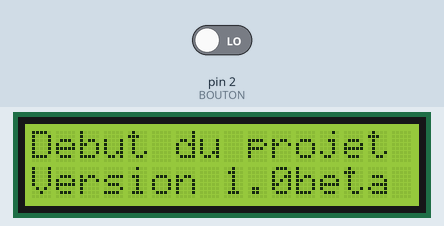
The program below on a simulated Arduino Uno, built with avr-gcc and run on an emulated ATmega328P. Parts: 16×2 character LCD. The test bench sets the inputs (shaded band); at power-on: pin 2 (BOUTON) LOW.

Above: at 0.1 s.
At 3.2 s:
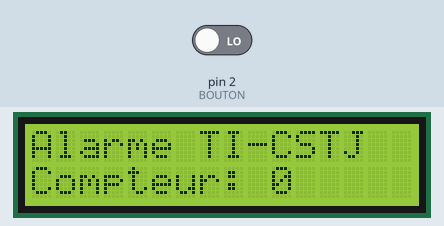

The program:

main.cpp
```cpp
#include <Arduino.h>
#define WOKWI

/*****************************************/
#define   BOUTON                2
#define   BOUTON_DELAI_REBOND   5
#define   DELAI_MSG_DEBUT       3000
#define   LCD_DELAI             50
#define   LCD_NB_LIGNE          2
#define   LCD_NB_COLONNE        16
#define   LCD_LIGNE2            1
#define   LCD_PREMIERE_COLONNE  0
#define   LCD_POSITION_COMPTEUR 10
#define   LCD_ADRESSE_I2C       0x27
/*****************************************/

#ifdef WOKWI
#include <LiquidCrystal_I2C.h>
  LiquidCrystal_I2C ecranLCD(LCD_ADRESSE_I2C,LCD_NB_COLONNE,LCD_NB_LIGNE);
#else
#include "rgb_lcd.h"
  rgb_lcd ecranLCD;
#endif


void setup() {
  pinMode(BOUTON, INPUT);
  ecranLCD.begin(LCD_NB_COLONNE, LCD_NB_LIGNE);
  ecranLCD.print("Debut du projet");
  // Placer le curseur au début de la ligne no 2
  // Écrire votre prenom
  ecranLCD.setCursor(LCD_PREMIERE_COLONNE, LCD_LIGNE2);
  ecranLCD.print("Version 1.0beta");
  delay(DELAI_MSG_DEBUT);
  ecranLCD.clear();  // Effacer l'écran
  ecranLCD.print("Alarme TI-CSTJ");
  ecranLCD.setCursor(LCD_PREMIERE_COLONNE, LCD_LIGNE2);
  ecranLCD.print("Compteur: ");
} // setup()

void loop() {
  static unsigned int compteurBouton = 0;
  int etatBouton = digitalRead(BOUTON);
  delay(BOUTON_DELAI_REBOND);  // debounce du bouton
  ecranLCD.setCursor(LCD_POSITION_COMPTEUR, LCD_LIGNE2);
  ecranLCD.print(compteurBouton);

  if ( etatBouton == HIGH) {
      compteurBouton++;
      while (digitalRead(BOUTON)) ;
      delay(BOUTON_DELAI_REBOND);
  }

} // loop()
```
